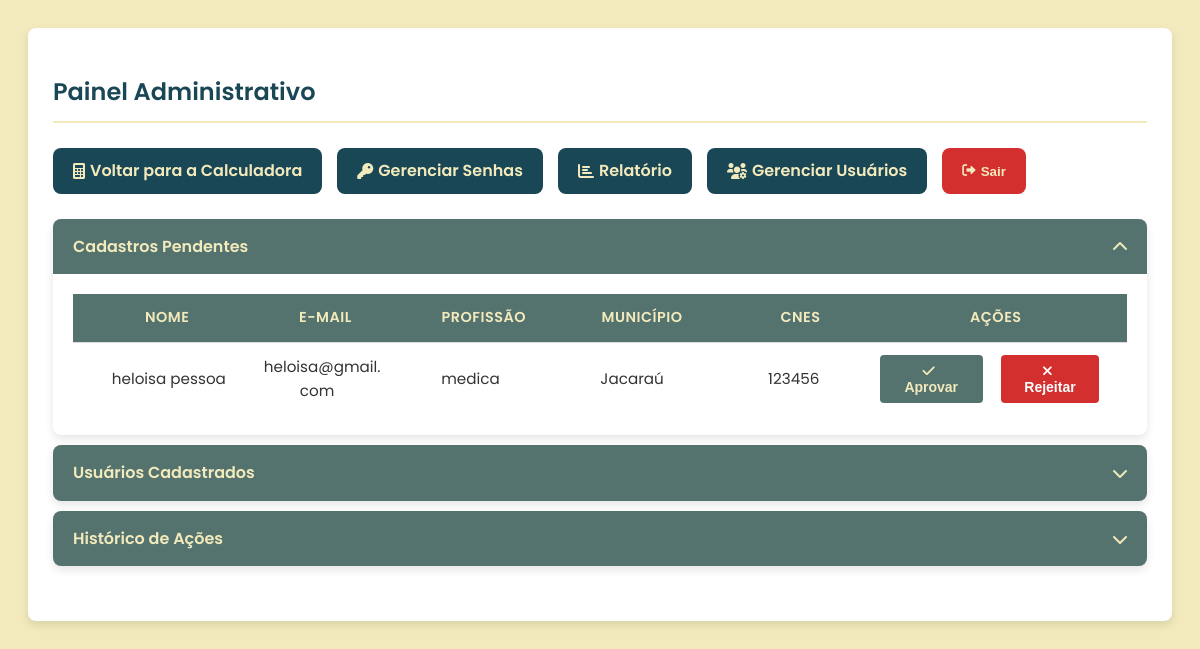
Screenshot of /admin/painel (signed in) with the database file from the repository.
### tables this page shows
CREATE TABLE usuarios (
            id INTEGER PRIMARY KEY AUTOINCREMENT,
            nome TEXT NOT NULL,
            municipio TEXT NOT NULL,
            cpf TEXT NOT NULL,
            telefone TEXT NOT NULL,
            email TEXT NOT NULL UNIQUE,
            cnes TEXT NOT NULL,
            profissao TEXT NOT NULL,
            senha TEXT NOT NULL,
            approved INTEGER DEFAULT 0,
            ativo INTEGER DEFAULT 1,
            is_admin INTEGER DEFAULT 0
        , is_super_admin INTEGER DEFAULT 0, role TEXT DEFAULT "municipal", municipios TEXT, tipo_sistema TEXT NOT NULL DEFAULT "saude_mulher");

### app.py (the view)
@app.route('/admin/painel', methods=['GET'])
@admin_required
def admin_painel():
    try:
        conn = get_db_connection()
        cursor = conn.cursor()
        cursor.execute('SELECT municipio, role, is_super_admin FROM usuarios WHERE id = ?', (session['user_id'],))
        user = cursor.fetchone()
        if not user:
            conn.close()
            flash('Usuário não encontrado.', 'error')
            return redirect(url_for('calculadora'))
        user_municipio = user['municipio']
        user_role = user['role']
        is_super_admin = user['is_super_admin']
        if user_role == 'municipal' and not is_super_admin:
            cursor.execute('SELECT id, nome, email, municipio, profissao, cnes FROM usuarios WHERE approved = ? AND municipio = ?', (0, user_municipio))
        else:
            cursor.execute('SELECT id, nome, email, municipio, profissao, cnes FROM usuarios WHERE approved = ?', (0,))
        usuarios_pendentes = [dict(user) for user in cursor.fetchall()]
        if user_role == 'municipal' and not is_super_admin:
            cursor.execute('SELECT id, nome, email, municipio, profissao, cnes, ativo FROM usuarios WHERE approved = ? AND municipio = ?', (1, user_municipio))
        else:
            cursor.execute('SELECT id, nome, email, municipio, profissao, cnes, ativo FROM usuarios WHERE approved = ?', (1,))
        usuarios_cadastrados = [dict(user) for user in cursor.fetchall()]
        if user_role == 'municipal' and not is_super_admin:
            cursor.execute('''
                SELECT a.data_acao, u1.nome AS admin_nome, u2.nome AS usuario_nome, a.acao, a.detalhes
                FROM acoes_administrativas a
                LEFT JOIN usuarios u1 ON a.admin_id = u1.id
                LEFT JOIN usuarios u2 ON a.usuario_id = u2.id
                WHERE u2.municipio = ?
                ORDER BY a.data_acao DESC
                LIMIT 100
            ''', (user_municipio,))
        else:
            cursor.execute('''
                SELECT a.data_acao, u1.nome AS admin_nome, u2.nome AS usuario_nome, a.acao, a.detalhes
                FROM acoes_administrativas a
                LEFT JOIN usuarios u1 ON a.admin_id = u1.id
                LEFT JOIN usuarios u2 ON a.usuario_id = u2.id
                ORDER BY a.data_acao DESC
                LIMIT 100
            ''')
        historico_acoes = [dict(acao) for acao in cursor.fetchall()]
        logging.info(f"Administrador ID {session['user_id']}: role={user_role}, municipio={user_municipio}, is_super_admin={is_super_admin}")
        logging.info(f"Usuários pendentes encontrados: {len(usuarios_pendentes)}")
        logging.info(f"Usuários cadastrados encontrados: {len(usuarios_cadastrados)}")
        logging.info(f"Ações administrativas encontradas: {len(historico_acoes)}")
        conn.close()
        return render_template('admin_painel.html',
                             usuarios_pendentes=usuarios_pendentes,
                             usuarios_cadastrados=usuarios_cadastrados,
                             historico_acoes=historico_acoes,  # Passar lista direta, não objeto paginado
                             is_super_admin=is_super_admin,
                             role=user_role)
    except sqlite3.OperationalError as e:
        if conn:
            conn.close()
        flash(f'Erro no banco de dados: {str(e)}. Contate o administrador.', 'danger')
        return redirect(url_for('calculadora'))
    except Exception as e:
        if conn:
            conn.close()
        flash(f'Erro ao carregar painel administrativo: {str(e)}.', 'danger')
        return redirect(url_for('calculadora'))

### app.py (called while the page is built)
def get_db_connection():
    conn = sqlite3.connect('banco.db')
    conn.row_factory = sqlite3.Row
    return conn

### templates/admin_painel.html (shortened to what this page needs)
<!DOCTYPE html>
<html lang="pt-BR">
<head>
    <link rel="stylesheet" href="https://cdnjs.cloudflare.com/ajax/libs/font-awesome/6.0.0-beta3/css/all.min.css">
</head>
<body>
    <div class="container">
        <header>
            <h2>Painel Administrativo</h2>
        </header>
        <div class="button-group">
            <a href="{{ url_for('calculadora') }}" class="button--nav">
                <i class="fas fa-calculator icon"></i> Voltar para a Calculadora
            </a>
            <a href="{{ url_for('admin_senha') }}" class="button--nav">
                <i class="fas fa-key icon"></i> Gerenciar Senhas
            </a>
            <a href="{{ url_for('admin_relatorio') }}" class="button--nav">
                <i class="fas fa-chart-bar icon"></i> Relatório
            </a>
            {% if session.is_super_admin %}
            <a href="{{ url_for('admin_gerenciar_usuarios') }}" class="button--nav">
                <i class="fas fa-users-cog icon"></i> Gerenciar Usuários
            </a>
            {% endif %}
            <button id="logout-btn" class="button--nav button--logout" onclick="logout()">
                <i class="fas fa-sign-out-alt icon"></i> Sair
            </button>
        </div>
        <main>
            <div class="accordion">
                <div class="accordion-item always-open">
                    <div class="accordion-header">
                        Cadastros Pendentes
                        <i class="fas fa-chevron-down"></i>
                    </div>
                    <div class="accordion-content active">
                        {% if usuarios_pendentes %}
                            <div class="table-header">
                                <span>Nome</span>
                                <span>E-mail</span>
                                <span>Profissão</span>
                                <span>Município</span>
                                <span>CNES</span>
                                <span class="actions-header">Ações</span>
                            </div>
                            <ul>
                                {% for usuario in usuarios_pendentes %}
                                    <li>
                                        <span>{{ usuario.nome }}</span>
                                        <span class="email-cell" data-starts-with="{{ 'True' if usuario.email.startswith('@') else 'False' }}" data-before="{{ usuario.email.split('@')[0] if usuario.email.startswith('@') else '' }}">
                                            <span>{{ usuario.email if not usuario.email.startswith('@') else usuario.email.split('@', 1)[1] }}</span>
                                        </span>
                                        <span>{{ usuario.profissao }}</span>
                                        <span class="municipio-cell">
                                            {% if usuario.municipio and usuario.municipio|length > 10 %}
                                                {{ usuario.municipio[:10] }}...
                                                <span class="tooltip">{{ usuario.municipio }}</span>
                                            {% else %}
                                                {{ usuario.municipio or 'N/A' }}
                                            {% endif %}
                                        </span>
                                        <span class="cnes-cell">
                                            {% if usuario.cnes and usuario.cnes|length > 7 %}
                                                {{ usuario.cnes[:7] }}...
                                                <span class="tooltip">{{ usuario.cnes }}</span>
                                            {% else %}
                                                {{ usuario.cnes or 'N/A' }}
                                            {% endif %}
                                        </span>
                                        <span class="actions">
                                            <form class="form-inline" method="POST" action="{{ url_for('admin_aprovar_usuario') }}">
                                                <button type="submit" class="button button--approve" aria-label="Aprovar usuário">
                                                    <i class="fas fa-check icon"></i> Aprovar
                                                </button>
                                            </form>
                                            <form class="form-inline" method="POST" action="{{ url_for('admin_rejeitar_usuario') }}">
                                                <button type="submit" class="button button--reject" aria-label="Rejeitar usuário">
                                                    <i class="fas fa-times icon"></i> Rejeitar
                                                </button>
                                            </form>
                                        </span>
                                    </li>
                                {% endfor %}
                            </ul>
                        {% else %}
                            <div class="empty-state">
                                <p>Nenhum cadastro pendente no momento.</p>
                            </div>
                        {% endif %}
                    </div>
                </div>
                <div class="accordion-item">
                    <div class="accordion-header" id="usuarios-cadastrados-header">
                        Usuários Cadastrados
                        <i class="fas fa-chevron-down"></i>
                    </div>
                </div>
                <div class="accordion-item">
                    <div class="accordion-header" id="historico-acoes-header">
                        Histórico de Ações
                        <i class="fas fa-chevron-down"></i>
                    </div>
                </div>
            </div>
        </main>
    </div>
</body>
</html>

### templates/admin_painel.html (style rules this page uses)
:root { --primary-color: #194756; --secondary-color: #54736e; --accent-color: #f2eabc; --danger-color: #d32f2f; --danger-hover: #b71c1c; --success-color: #388e3c; --success-hover: #2e7d32; --text-light: #ffffff; --text-dark: #333333; --border-radius: 8px; --box-shadow: 0 4px 8px rgba(0, 0, 0, 0.1); --transition: all 0.3s ease; }
body { font-family: 'Poppins', sans-serif; background: var(--accent-color); color: var(--text-dark); line-height: 1.6; padding: 20px; }
.container { background: var(--text-light); padding: 25px; border-radius: var(--border-radius); max-width: 1200px; margin: 0 auto; box-shadow: var(--box-shadow); }
h2 { color: var(--primary-color); margin-bottom: 25px; font-weight: 600; border-bottom: 2px solid var(--accent-color); padding-bottom: 10px; }
.button { padding: 8px 16px; border: none; border-radius: 4px; cursor: pointer; font-size: 14px; font-weight: 600; transition: var(--transition); margin-right: 8px; }
.button--approve { background: var(--secondary-color); color: var(--accent-color); }
.button--reject { background: var(--danger-color); color: var(--text-light); }
.button-group { display: flex; justify-content: flex-start; gap: 15px; margin-bottom: 25px; flex-wrap: wrap; }
.button--nav { display: inline-flex; align-items: center; padding: 10px 20px; background: var(--primary-color); color: var(--accent-color); text-decoration: none; border-radius: var(--border-radius); font-weight: 600; transition: var(--transition); border: none; cursor: pointer; }
.button--logout { background: var(--danger-color); }
.form-inline { display: inline; }
.icon { margin-right: 5px; }
.cnes-cell, .municipio-cell { position: relative; overflow-wrap: break-word; white-space: normal; }
.accordion { margin-bottom: 30px; }
.accordion-item { background: var(--text-light); border-radius: var(--border-radius); margin-bottom: 10px; box-shadow: var(--box-shadow); overflow: hidden; transition: var(--transition); }
.accordion-header { padding: 15px 20px; background: var(--secondary-color); color: var(--accent-color); font-weight: 600; font-size: 1rem; display: flex; justify-content: space-between; align-items: center; transition: background 0.3s ease; }
.accordion-header i { transition: transform 0.3s ease; }
.accordion-content { max-height: 0; overflow: hidden; transition: max-height 0.3s ease-out; padding: 0 20px; }
.accordion-content.active { padding: 20px; }
.accordion-content .table-header { display: flex; background: var(--secondary-color); color: var(--accent-color); font-weight: 600; text-transform: uppercase; font-size: 0.9em; letter-spacing: 0.5px; padding: 12px 15px; border-bottom: 1px solid #dddddd; }
.accordion-content .table-header span { flex: 1; text-align: center; padding: 0 5px; overflow-wrap: break-word; white-space: normal; }
.accordion-content .table-header span.actions-header { flex: 1.5; }
.accordion-content ul { list-style: none; padding: 0; margin: 0; }
.accordion-content li { display: flex; align-items: center; padding: 12px 15px; border-bottom: 1px solid #e5e7eb; font-size: 0.95rem; color: var(--text-dark); }
.accordion-content li:last-child { border-bottom: none; }
.accordion-content li span { flex: 1; padding: 0 5px; text-align: center; overflow-wrap: break-word; white-space: normal; }
.accordion-content li .actions { flex: 1.5; display: flex; gap: 10px; justify-content: center; padding: 0 5px; }
.accordion-content li span.email-cell { max-width: 130px; }
.accordion-item.always-open .accordion-header { cursor: default; background: var(--secondary-color); }
.accordion-item.always-open .accordion-content { max-height: none !important; padding: 20px; }
.accordion-item.always-open .accordion-header i { transform: rotate(180deg); }

### rows the page displays
usuarios: nome "heloisa pessoa", email "heloisa@gmail.com", profissao "medica", municipio "Jacaraú", cnes "123456"
